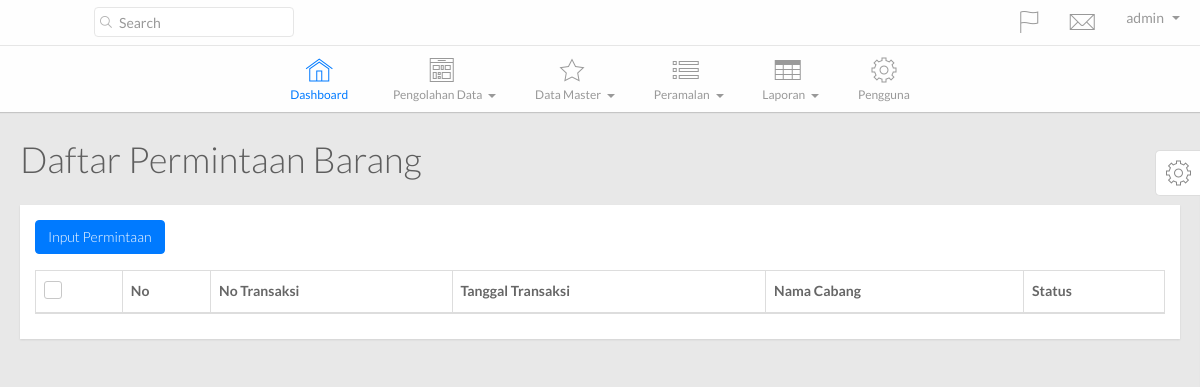
The app's page /main.php?hal=daftar_permintaan (signed in), older data.
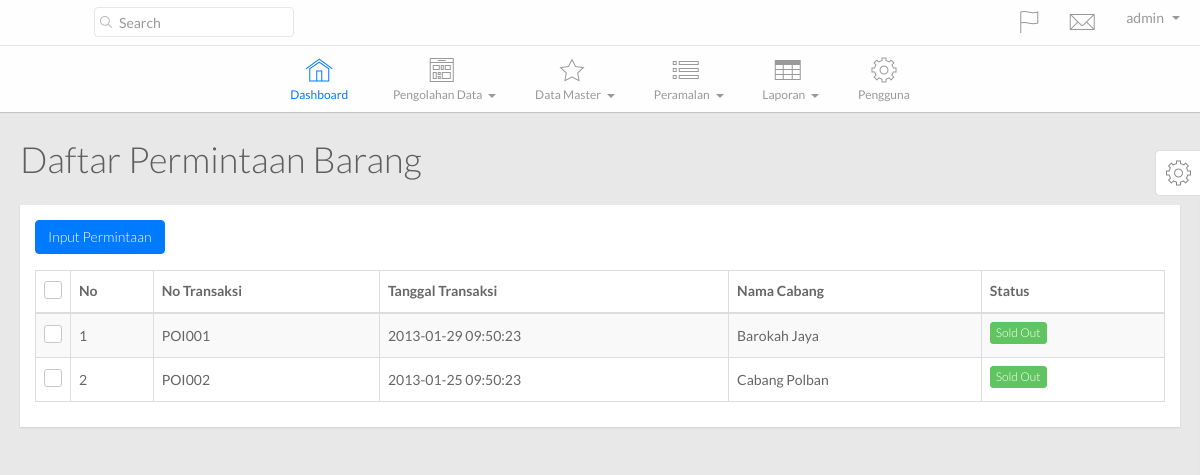
The same page, newer data.
### tables this page shows
CREATE TABLE IF NOT EXISTS `tb_permintaan` (
  `id_permintaan` varchar(30) NOT NULL,
  `tgl_jual` datetime NOT NULL,
  `kode_cabang` varchar(30) NOT NULL,
  `status` tinyint(4) NOT NULL DEFAULT '0',
  PRIMARY KEY (`id_permintaan`),
  KEY `kode_cabang` (`kode_cabang`)
);

CREATE TABLE IF NOT EXISTS `tb_cabang` (
  `kode_cabang` varchar(30) NOT NULL,
  `nama_cabang` varchar(75) NOT NULL,
  `alamat_cabang` varchar(200) NOT NULL,
  `telepon_cabang` varchar(20) NOT NULL,
  `kode_admin` varchar(35) NOT NULL,
  PRIMARY KEY (`kode_cabang`),
  KEY `kode_admin` (`kode_admin`)
);

### config/SimplePDO.php (called while the page is built, shortened)
<?php
class SimplePDO {
    private $pdo = null;
    static $inst = null;
    static $settings = array(
        'host' => '',
        'user' => '',
        'password' => '',
        'database' => '',
        'results' => 'object',
        'charset' => 'utf8'
    );
    public function __construct()
    {
        $fetch_mode = ( self::$settings["results"] == 'object' ) ? PDO::FETCH_OBJ : PDO::FETCH_ASSOC;
        $options = array(
            PDO::ATTR_DEFAULT_FETCH_MODE => $fetch_mode,
            PDO::ATTR_ERRMODE => PDO::ERRMODE_EXCEPTION,
            PDO::MYSQL_ATTR_INIT_COMMAND => "SET NAMES ".self::$settings["charset"],
            PDO::ATTR_EMULATE_PREPARES => false
        );
        $dsn = 'mysql:dbname='.self::$settings["database"].';host='.self::$settings["host"].';charset='.self::$settings["charset"];
        try {
            $this->pdo = new PDO( $dsn, self::$settings["user"], self::$settings["password"], $options );
        } catch( PDOException $e ) {
            trigger_error( $e->getMessage() );
        }
    }
    public function query( $query, $bindings = array(), $internal_call = false )
    {
        try {
            $this->c_query = $this->pdo->prepare( $query );
            if( empty( $bindings ) )
            {
                $this->c_query->execute();
            }
            else
            {
                $this->c_query->execute( (array)$bindings );
            }
            if( $internal_call === true )
            {
                return $this->c_query;
            }
            elseif( $this->c_query && $this->lastid() )
            {
                return $this->lastid();
            }
            else
            {
                return false;
            }
        } catch( PDOException $e ) {
            trigger_error( $e->getMessage() );
        }
    }
    public function get_results( $query, $bindings = array() )
    {
        $this->c_query = $this->query( $query, $bindings, true );
        if( $this->c_query )
        {
            return $this->c_query->fetchAll();
        }
        else
        {
            return false;
        }
    }
    static function getInstance()
    {
        if( self::$inst == null )
        {
            self::$inst = new SimplePDO();
        }
        return self::$inst;
    }
    static function set_options( $array = array() )
    {
        if( !empty( $array ) )
        {
            foreach( $array as $k => $v )
            {
                if( isset( self::$settings[$k] ) )
                {
                    self::$settings[$k] = $v;
                }
            }
        }
    }
}

### template/daftar_permintaan.php (the view, shortened to what the changed rows need)
<?php $database = SimplePDO::getInstance();
      $query = $database->get_results("SELECT * FROM tb_permintaan tp JOIN tb_cabang tc ON tc.kode_cabang=tp.kode_cabang");?>
        <div class="page-title">
          <h1>
            Daftar Permintaan Barang
          </h1>
        </div>
        <div class="row">
          <div class="col-lg-12">
            <div class="widget-container fluid-height clearfix">
              <div class="widget-content padded clearfix">
                <table class="table table-bordered table-striped" id="dataTable1">
                  <thead>
                    <th class="check-header hidden-xs">
                      <label><input id="checkAll" name="checkAll" type="checkbox"/><span></span></label>
                    </th>
                    <th>
                      No
                    </th>
                    <th>
                      No Transaksi
                    </th>
                    <th class="hidden-xs">
                      Tanggal Transaksi
                    </th>
                    <th class="hidden-xs">
                      Nama Cabang
                    </th>
                    <th class="hidden-xs">
                      Status
                    </th>
                  </thead>
                  <tbody>
             <?php $i = 1; foreach($query as $row){?>
                    <tr>
                      <td class="check hidden-xs">
                        <label><input name="optionsRadios1" type="checkbox" value="<?php echo $row->id_permintaan;?>"><span></span></label>
                      </td>
                      <td>
                          <?php echo $i;?>
                      </td>
                      <td class="hidden-xs">
                        <?php echo $row->id_permintaan;?>
                      </td>
                      <td class="hidden-xs">
                        <?php echo $row->tgl_jual;?>
                      </td>
                      <td class="hidden-xs">
                        <?php echo $row->nama_cabang;?>
                      </td>
                      <td class="hidden-xs">
                        <?php $w_status = ($row->status==0)?"minta":"jual";?>
                        <?php if($w_status=="minta"){?>
                        <a class="btn btn-xs btn-warning" href="main.php?hal=penjualan_barang&kode=<?php echo $row->id_permintaan;?>">Dipesan</a>
                        <?php }else{?>
                        <a class="btn btn-xs btn-success" href="#">Sold Out</a>
                        <?php }?>
                      </td>
                    </tr>
              <?php $i++; }?>
                  </tbody>
                </table>
              </div>
            </div>
          </div>
        </div>

Row changes from the older to the newer data that the page shows:
added tb_permintaan: id_permintaan "POI001", tgl_jual "2013-01-29 09:50:23", kode_cabang.nama_cabang "Barokah Jaya", status "Sold Out"
added tb_permintaan: id_permintaan "POI002", tgl_jual "2013-01-25 09:50:23", kode_cabang.nama_cabang "Cabang Polban", status "Sold Out"
